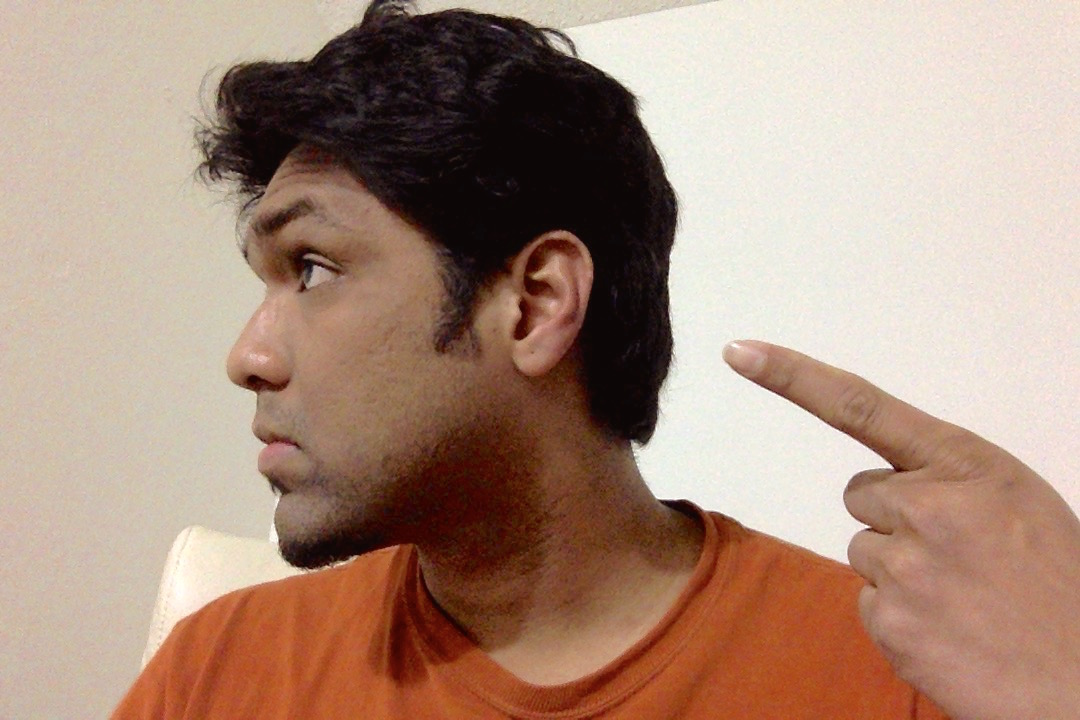
#> input picture Chapter+4_Images/input_ear.jpg, 1080 x 720 px, found by its file name
$ python ear_detector.py
#> lines starting #> are read from the running program, lines starting #| are printed output that depends on the picture; after the words box and inside, x2 and y2 are one past the last pixel; in counts of white or black regions, pixels touching at a corner belong together
import cv2
import numpy as np

left_ear_cascade = cv2.CascadeClassifier('cascade_files/haarcascade_mcs_leftear.xml')
right_ear_cascade = cv2.CascadeClassifier('cascade_files/haarcascade_mcs_rightear.xml')

if left_ear_cascade.empty():
	raise IOError('Unable to load the left ear cascade classifier xml file')

if right_ear_cascade.empty():
	raise IOError('Unable to load the right ear cascade classifier xml file')

img = cv2.imread('../images/input_ear.jpg')
#> img is the input picture: shape (720, 1080, 3); mean B, G, R 124.9, 141.6, 170.5

gray = cv2.cvtColor(img, cv2.COLOR_BGR2GRAY)
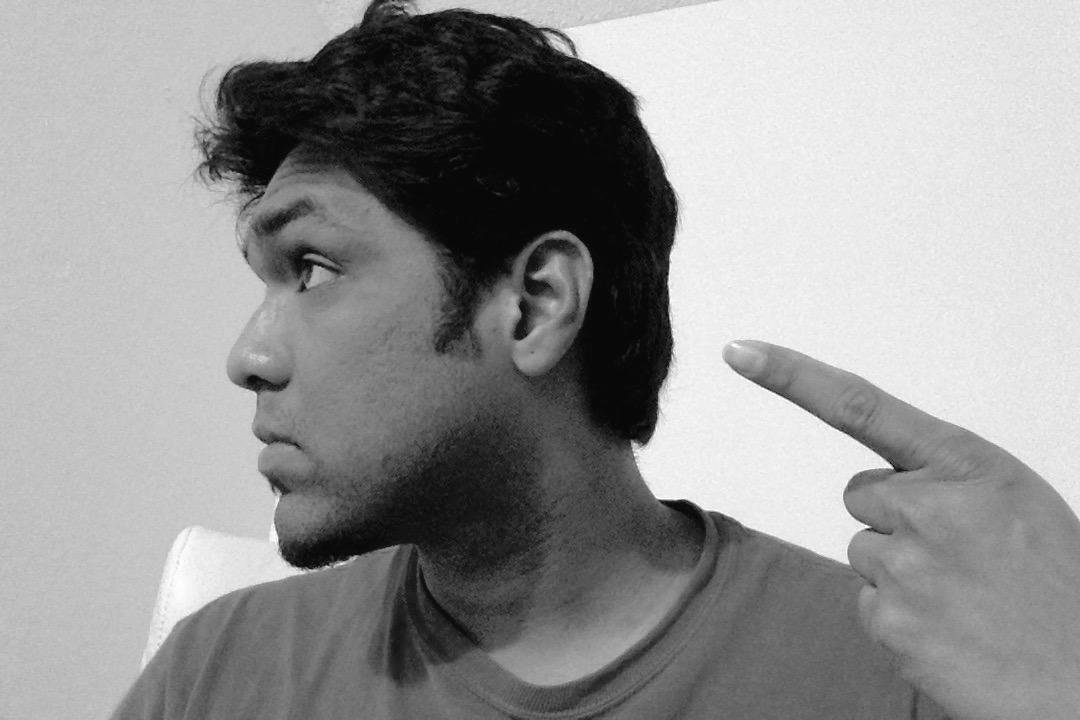
#> gray: shape (720, 1080); min 4, max 255, mean 148.4

left_ear = left_ear_cascade.detectMultiScale(gray, 1.3, 5)
#> left_ear = ()
right_ear = right_ear_cascade.detectMultiScale(gray, 1.3, 5)
#> right_ear = [[502, 224, 92, 154]]

for (x,y,w,h) in left_ear:
    cv2.rectangle(img, (x,y), (x+w,y+h), (255,0,0), 3)
#> this loop made 0 passes

for (x,y,w,h) in right_ear:
    cv2.rectangle(img, (x,y), (x+w,y+h), (0,255,0), 3)
#> this loop made 1 pass
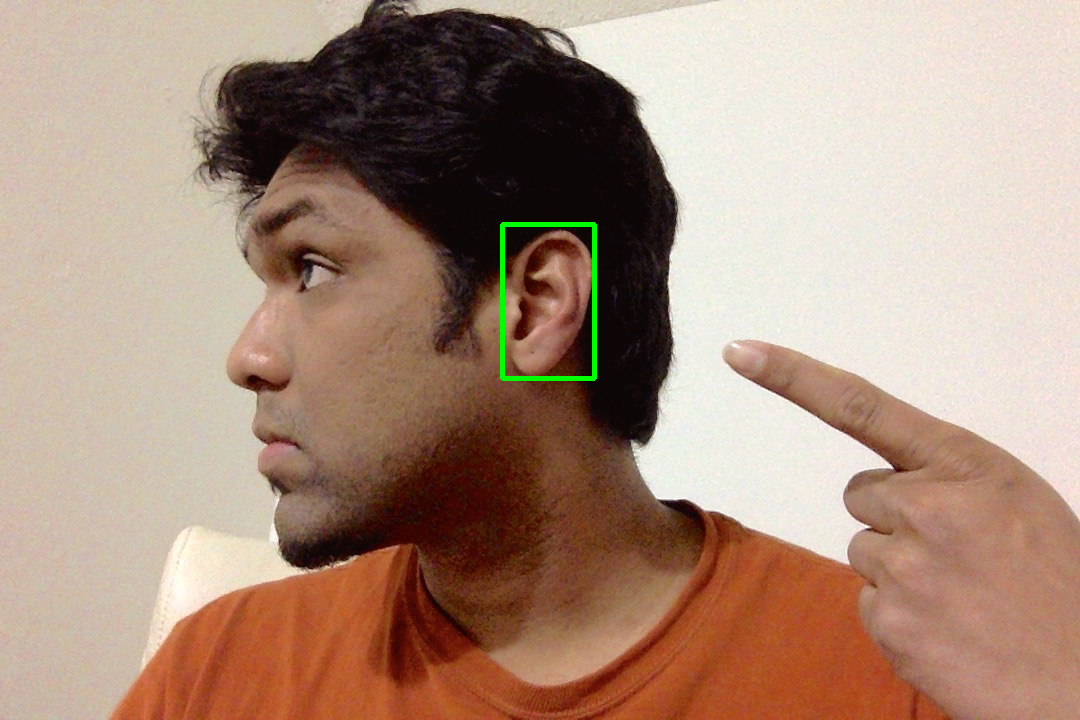
#> img: shape (720, 1080, 3); 0.31% of pixels changed, all inside (x1, y1, x2, y2) = (500, 222, 597, 381)

cv2.imshow('Ear Detector', img)
cv2.imwrite('./Ear_detector.jpg',img)
cv2.waitKey()
cv2.destroyAllWindows()

$ run again, with Chapter+4_Images/input_pupil.jpg copied over Chapter+4_Images/input_ear.jpg
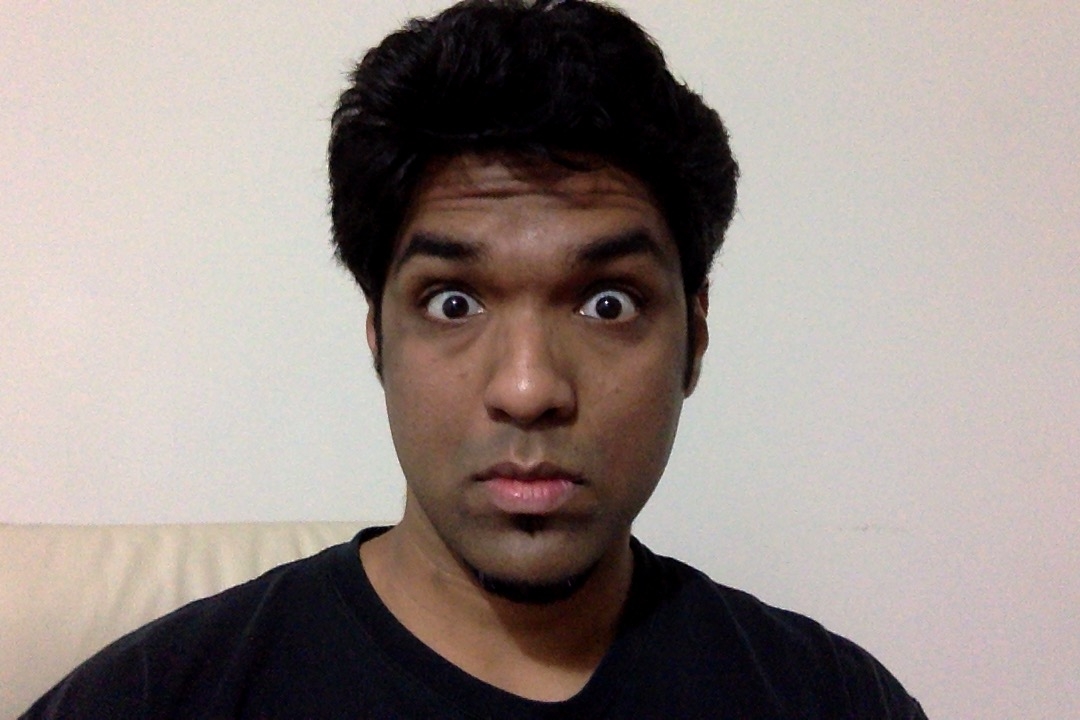
#> input picture Chapter+4_Images/input_pupil.jpg, 1080 x 720 px, found by its file name
#> img is the input picture: shape (720, 1080, 3); mean B, G, R 135.9, 140.8, 152
#> `gray = cv2.cvtColor(img, cv2.COLOR_BGR2GRAY)`:
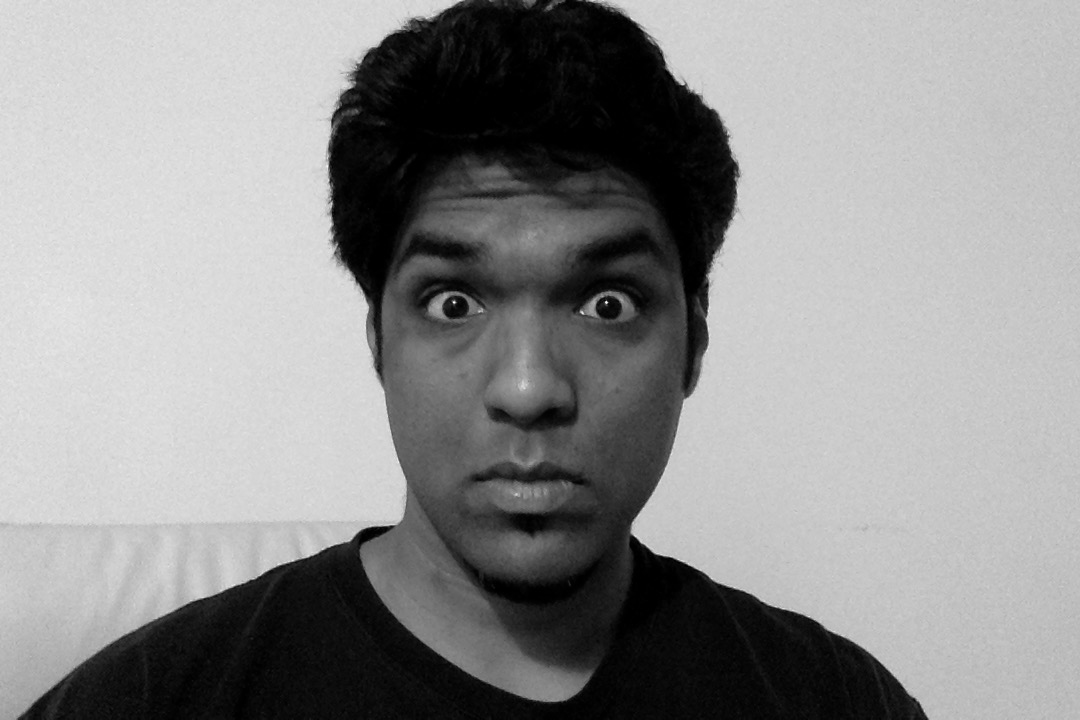
#> gray: shape (720, 1080); min 0, max 252, mean 143.6
#> left_ear = ()
